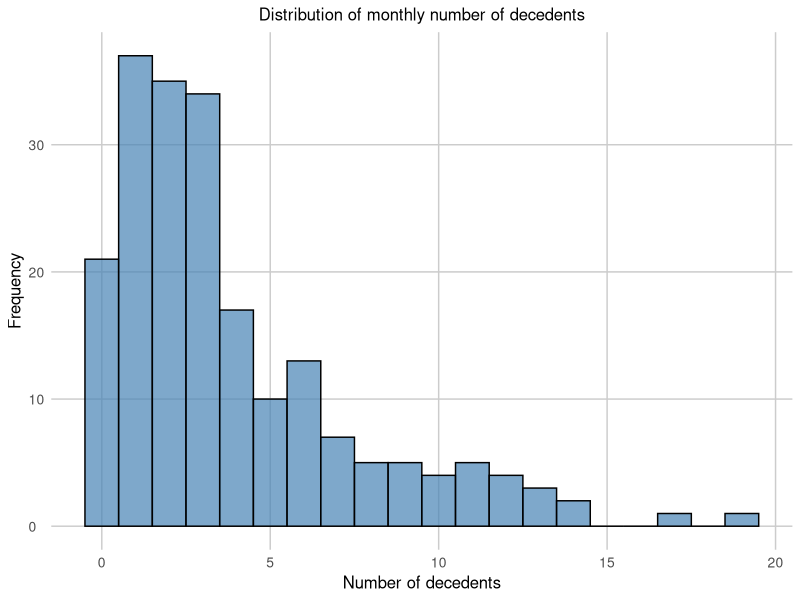
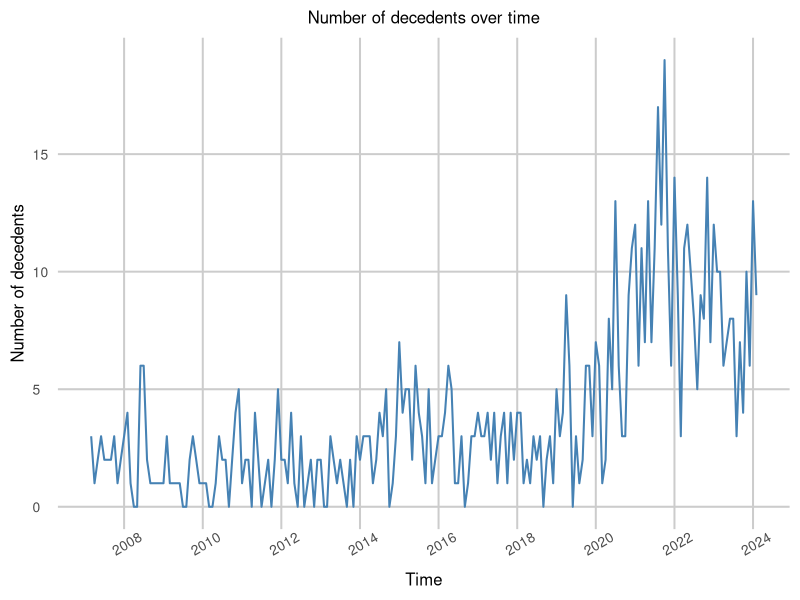
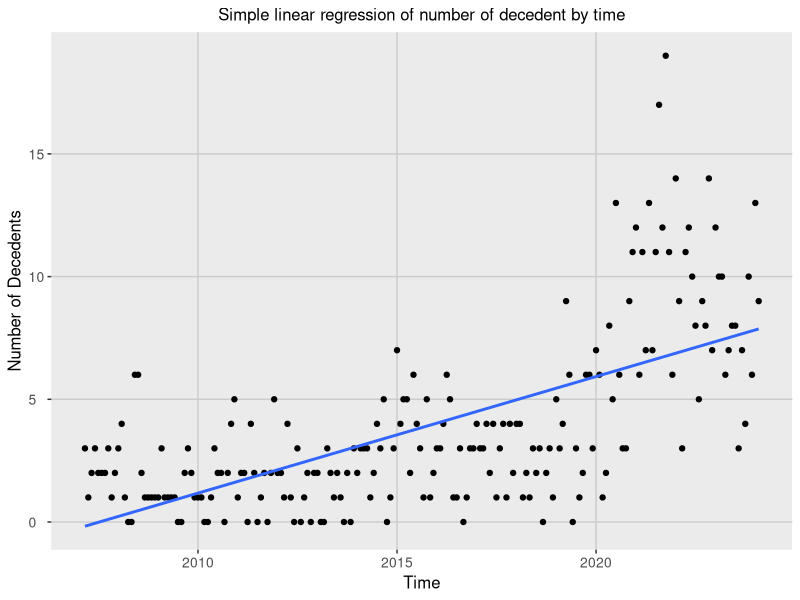
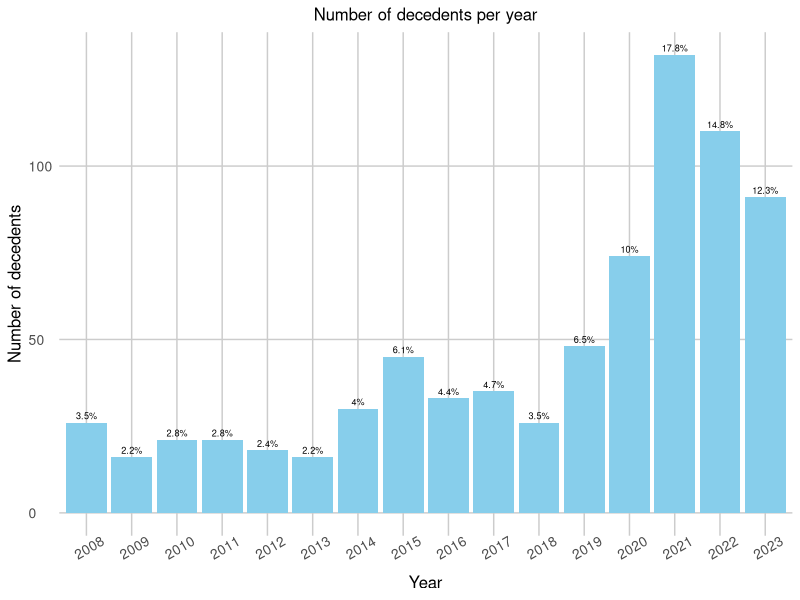
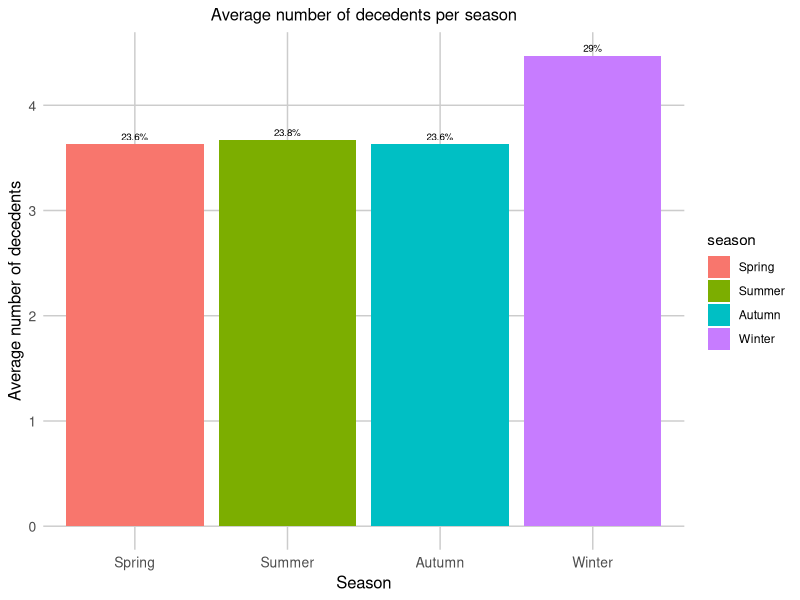

Write the R code that produced these figures, in order.
## ---- chunk 1
#| include: false
#| warning: false
#| message: false
#| echo: false
#### Workspace setup ####
library(tidyverse)
library(knitr)
library(dplyr)
set.seed(912)
#### Read data ####
analysis_data <- read_csv(here::here("data/analysis_data/analysis_data.csv"))
## ---- chunk 2
#| warning: false
#| message: false
#| echo: false
#| label: tbl-column
#| tbl-cap: "Column descriptions of the original data"

# Build a table to display columns and thier description.
column_description <- tibble(
  Column = c("_id", "Year", "Month", "Total decedents", "Male", "Female", "Transgender/Non-binary/Two-Spirit"),
  Description = c(
    "Unique row identifier for Open Data database.",
    "The calendar year being reported on.",
    "The month being reported on.",
    "The total number of shelter residents who died in the reported month/year.",
    "The total number of male shelter residents who died in the reported month/year.",
    "The total number of female shelter residents who died in the reported month/year.",
    "The total number of transgender, non-binary, and Two-Spirit shelter residents who died in the reported month/year."
  )
)

# Draw the table.
kable(column_description, col.names = c("Variables", "Descriptions"))
## ---- chunk 3
#| warning: false
#| message: false
#| echo: false
#| label: tbl-sample
#| tbl-cap: "Samples of the cleaned data"

# Display few of samples.
kable(head(analysis_data), col.names = c("Time", "Season", "Number of decedents"))
## ---- chunk 4
#| warning: false
#| message: false
#| echo: false
#| label: tbl-sumarry
#| tbl-cap: "Summary of the cleaned data"

# Showing the summary of cleaned data.
kable(summary(analysis_data[, c("year_month", "total_decedents")]),
  col.names = c("Time", "Number of decedents")
)
## ---- chunk 5
#| warning: false
#| message: false
#| echo: false
#| label: fig-decedentdis
#| fig-cap: "Distribution of monthly number of decedents"

# Plotting a histogram for total_decedents
ggplot(analysis_data, aes(x = total_decedents)) +
  geom_histogram(binwidth = 1, fill = "steelblue", color = "black", alpha = 0.7) +
  labs(title = "Distribution of monthly number of decedents", x = "Number of decedents", y = "Frequency") +
  theme_minimal() +
  theme(
    panel.grid.major = element_line(color = "gray80"),
    panel.grid.minor = element_blank(),
    plot.title = element_text(hjust = 0.5, size = 12),
    axis.title.x = element_text(size = 12),
    axis.title.y = element_text(size = 12),
    axis.text.x = element_text(hjust = 0.5, size = 10),
    axis.text.y = element_text(hjust = 0, size = 10),
  )
## ---- chunk 6
#| warning: false
#| message: false
#| echo: false
#| label: fig-deathovertime
#| fig-cap: "Number of decedents over time"

# plot an graph for the trend of number of decedents over time.
ggplot(analysis_data, aes(x = as.Date(paste(year_month, "-01", sep = "")), y = total_decedents)) +
  geom_line(color = "steelblue", size = 0.7) +
  labs(
    title = "Number of decedents over time",
    x = "Time",
    y = "Number of decedents"
  ) +
  scale_x_date(date_labels = "%Y", date_breaks = "2 years") +
  theme_minimal(base_size = 15) +
  theme(
    panel.grid.major = element_line(color = "gray80"),
    panel.grid.minor = element_blank(),
    plot.title = element_text(hjust = 0.5, size = 12),
    axis.title.x = element_text(size = 12),
    axis.title.y = element_text(size = 12),
    axis.text.x = element_text(angle = 30, hjust = 0.5, size = 10),
    axis.text.y = element_text(hjust = 0, size = 10),
  )
## ---- chunk 7
#| warning: false
#| message: false
#| echo: false
#| label: fig-slr
#| fig-cap: "Simple linear regression of number of decedent by time"

# Scatter plot and fitted line
ggplot(analysis_data, aes(x = ym(year_month), y = total_decedents)) +
  geom_point() +
  geom_smooth(method = "lm", se = FALSE) +
  labs(
    title = "Simple linear regression of number of decedent by time",
    x = "Time",
    y = "Number of Decedents"
  ) +
  theme(
    panel.grid.major = element_line(color = "gray80"),
    panel.grid.minor = element_blank(),
    plot.title = element_text(hjust = 0.5, size = 12),
    axis.title.x = element_text(size = 12),
    axis.title.y = element_text(size = 12),
    axis.text.x = element_text(hjust = 0.5, size = 10),
    axis.text.y = element_text(hjust = 0, size = 10),
  )
## ---- chunk 8
#| warning: false
#| message: false
#| echo: false
#| label: fig-yeardeath
#| fig-cap: "Number of decedents per Year"

# Convert year_month to year
analysis_data$year <- substr(analysis_data$year_month, 1, 4)

# Aggregate total deaths by year
yearly_deaths <- aggregate(total_decedents ~ year, data = analysis_data, sum)

# Filter out data for the years 2007 and 2024
filtered_data <- yearly_deaths[!(yearly_deaths$year %in% c(2007, 2024)), ]

# Calculate the percentage of total deaths per year
filtered_data$total_decedents_pct <- filtered_data$total_decedents / sum(filtered_data$total_decedents) * 100

# Create a bar chart with percentage labels
ggplot(filtered_data, aes(x = year, y = total_decedents)) +
  geom_bar(stat = "identity", fill = "skyblue") +
  geom_text(aes(label = paste0(round(total_decedents_pct, 1), "%")),
    vjust = -0.5, size = 2.3
  ) + # Add percentage labels
  labs(title = "Number of decedents per year", x = "Year", y = "Number of decedents") +
  theme_minimal() +
  theme(
    panel.grid.major = element_line(color = "gray80"),
    panel.grid.minor = element_blank(),
    plot.title = element_text(hjust = 0.5, size = 12),
    axis.title.x = element_text(size = 12),
    axis.title.y = element_text(size = 12),
    axis.text.x = element_text(angle = 30, hjust = 0.5, size = 10),
    axis.text.y = element_text(hjust = 0, size = 10),
  )
## ---- chunk 9
#| warning: false
#| message: false
#| echo: false
#| label: fig-seasondeath
#| fig-cap: "Average number of decedents per season"

# Grouping data by season
seasonal_data <- analysis_data %>%
  group_by(season) %>%
  summarize(
    mean_decedents = mean(total_decedents),
    total_decedents = sum(total_decedents)
  )

# Calculate the percentage of total deaths for each season
seasonal_data$total_decedents_pct <- seasonal_data$total_decedents / sum(seasonal_data$total_decedents) * 100

# Rearranging season.
seasonal_data$season <- factor(seasonal_data$season, levels = c("Spring", "Summer", "Autumn", "Winter"))
seasonal_data_sorted <- seasonal_data %>% arrange(season)


# Create a bar chart with percentage labels
ggplot(seasonal_data, aes(x = season, y = mean_decedents, fill = season)) +
  geom_bar(stat = "identity") +
  geom_text(aes(label = paste0(round(total_decedents_pct, 1), "%")),
    vjust = -0.5, size = 2.5
  ) + # Add percentage labels
  labs(
    title = "Average number of decedents per season",
    x = "Season",
    y = "Average number of decedents"
  ) +
  theme_minimal() +
  theme(
    panel.grid.major = element_line(color = "gray80"),
    panel.grid.minor = element_blank(),
    plot.title = element_text(hjust = 0.5, size = 12),
    axis.title.x = element_text(size = 12),
    axis.title.y = element_text(size = 12),
    axis.text.x = element_text(hjust = 0.5, size = 10),
    axis.text.y = element_text(hjust = 0, size = 10),
  )
